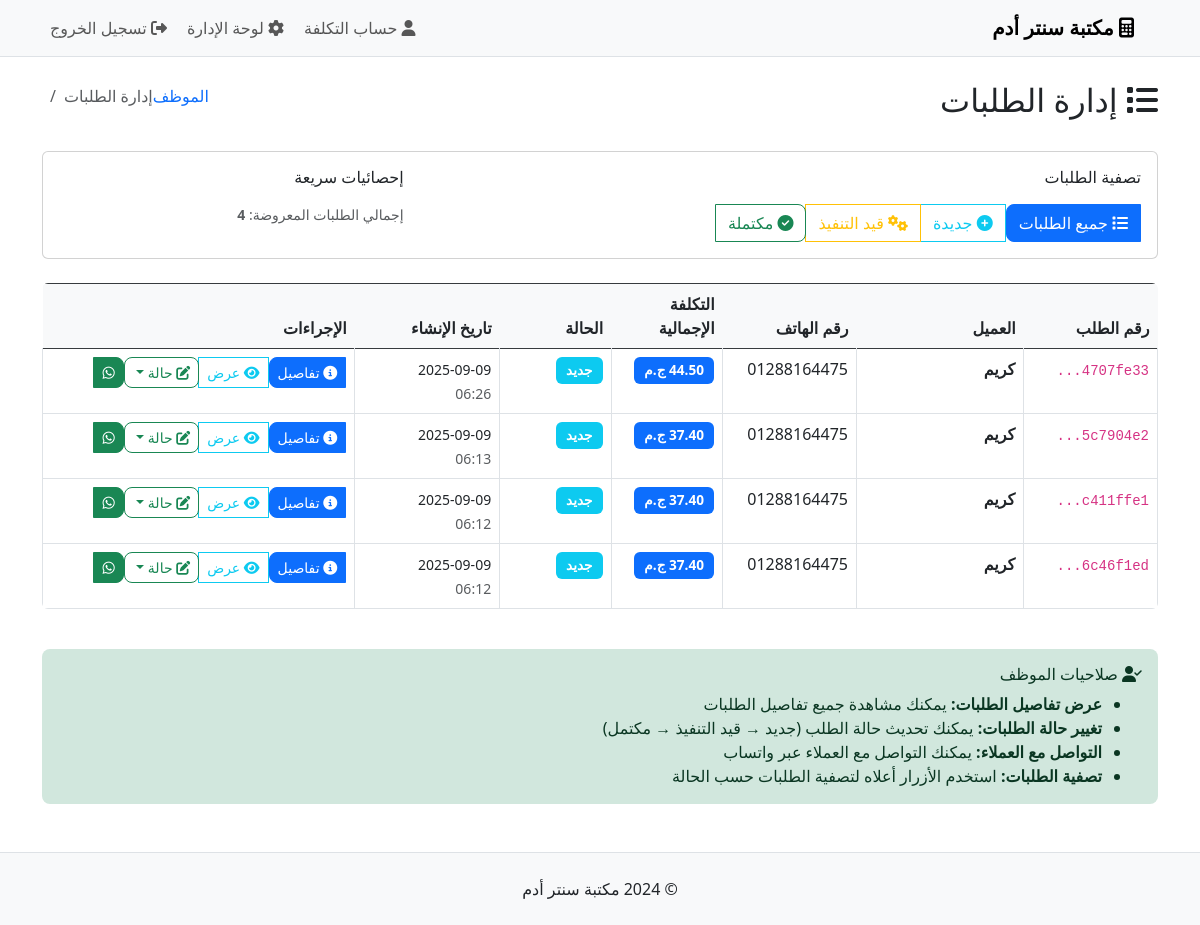
/employee/orders (signed in), run on the app's committed database.
### models.py (models this page shows, shortened)
class Order(db.Model):
    __tablename__ = 'orders'
    id = Column(Integer, primary_key=True)
    order_number = Column(String(36), unique=True, nullable=False, default=lambda: str(uuid.uuid4()))
    customer_name = Column(String(100))
    customer_phone = Column(String(20))
    total_cost = Column(Float, nullable=False)
    status = Column(String(20), default='new')  # new, in_progress, completed
    printing_type_id = Column(Integer, ForeignKey('printing_prices.id'))
    selected_addons = Column(Text)  # JSON string of selected addons
    created_at = Column(DateTime, default=datetime.utcnow)
    completed_at = Column(DateTime)
    employee_id = Column(Integer, ForeignKey('employees.id'))
    printing_type = relationship('PrintingPrice', backref='orders')
    employee = relationship('Employee', backref='orders')
    order_items = relationship('OrderItem', backref='order', lazy=True, cascade='all, delete-orphan')

### routes.py (the view)
@app.route('/employee/orders')
@login_required
def employee_orders():
    status_filter = request.args.get('status', 'all')
    page = request.args.get('page', 1, type=int)
    query = Order.query
    if status_filter != 'all':
        query = query.filter_by(status=status_filter)
    orders = query.order_by(Order.created_at.desc()).paginate(
        page=page, per_page=20, error_out=False
    )
    return render_template('employee/orders.html',
                         orders=orders,
                         status_filter=status_filter,
                         employee_name=session.get('employee_name', 'الموظف'))

### routes.py (called while the page is built)
def login_required(f):
    @wraps(f)
    def decorated_function(*args, **kwargs):
        if not session.get('admin_logged_in'):
            flash('يجب تسجيل الدخول للوصول لهذه الصفحة', 'error')
            return redirect(url_for('admin_login'))
        return f(*args, **kwargs)
    return decorated_function

### utils.py (called while the page is built)
def convert_utc_to_cairo(utc_datetime):
    if utc_datetime is None:
        return None
    cairo_tz = pytz.timezone('Africa/Cairo')
    utc_tz = pytz.UTC
    if utc_datetime.tzinfo is None:
        utc_datetime = utc_tz.localize(utc_datetime)
    cairo_datetime = utc_datetime.astimezone(cairo_tz)
    return cairo_datetime

def format_cairo_datetime(utc_datetime, format_string='%Y-%m-%d %H:%M'):
    if utc_datetime is None:
        return 'غير محدد'
    cairo_datetime = convert_utc_to_cairo(utc_datetime)
    return cairo_datetime.strftime(format_string)

### templates/employee/orders.html (shortened to what this page needs)
{% extends "base.html" %}
{% block content %}
<div class="d-flex justify-content-between align-items-center mb-4">
    <h2><i class="fas fa-list"></i> إدارة الطلبات</h2>
    <nav aria-label="breadcrumb">
        <ol class="breadcrumb">
            <li class="breadcrumb-item"><a href="{{ url_for('employee_dashboard') }}">الموظف</a></li>
            <li class="breadcrumb-item active">إدارة الطلبات</li>
        </ol>
    </nav>
</div>
<div class="card mb-4">
    <div class="card-body">
        <div class="row">
            <div class="col-md-8">
                <h6 class="mb-3">تصفية الطلبات</h6>
                <div class="btn-group" role="group">
                    <a href="{{ url_for('employee_orders') }}"
                       class="btn {% if status_filter == 'all' %}btn-primary{% else %}btn-outline-primary{% endif %}">
                        <i class="fas fa-list"></i> جميع الطلبات
                    </a>
                    <a href="{{ url_for('employee_orders', status='new') }}"
                       class="btn {% if status_filter == 'new' %}btn-info{% else %}btn-outline-info{% endif %}">
                        <i class="fas fa-plus-circle"></i> جديدة
                    </a>
                    <a href="{{ url_for('employee_orders', status='in_progress') }}"
                       class="btn {% if status_filter == 'in_progress' %}btn-warning{% else %}btn-outline-warning{% endif %}">
                        <i class="fas fa-cogs"></i> قيد التنفيذ
                    </a>
                    <a href="{{ url_for('employee_orders', status='completed') }}"
                       class="btn {% if status_filter == 'completed' %}btn-success{% else %}btn-outline-success{% endif %}">
                        <i class="fas fa-check-circle"></i> مكتملة
                    </a>
                </div>
            </div>
            <div class="col-md-4 text-end">
                <h6 class="mb-3">إحصائيات سريعة</h6>
                <p class="small text-muted mb-0">
                    إجمالي الطلبات المعروضة: <strong>{{ orders.total }}</strong>
                </p>
            </div>
        </div>
    </div>
</div>
{% if orders.items %}
<div class="table-responsive">
    <table class="table table-bordered table-hover">
        <thead class="table-dark">
            <tr>
                <th style="width: 12%;">رقم الطلب</th>
                <th style="width: 15%;">العميل</th>
                <th style="width: 12%;">رقم الهاتف</th>
                <th style="width: 10%;">التكلفة الإجمالية</th>
                <th style="width: 10%;">الحالة</th>
                <th style="width: 13%;">تاريخ الإنشاء</th>
                <th style="width: 28%;">الإجراءات</th>
            </tr>
        </thead>
        <tbody>
            {% for order in orders.items %}
            <tr>
                <td>
                    <code>{{ order.order_number[:8] }}...</code>
                </td>
                <td>
                    <strong>{{ order.customer_name or 'غير محدد' }}</strong>
                </td>
                <td>
                    {{ order.customer_phone or '-' }}
                </td>
                <td>
                    <span class="badge bg-primary">{{ "%.2f"|format(order.total_cost) }} ج.م</span>
                </td>
                <td>
                    {% if order.status == 'new' %}
                        <span class="badge bg-info">جديد</span>
                    {% elif order.status == 'in_progress' %}
                        <span class="badge bg-warning text-dark">قيد التنفيذ</span>
                    {% elif order.status == 'completed' %}
                        <span class="badge bg-success">مكتمل</span>
                    {% else %}
                        <span class="badge bg-secondary">{{ order.status }}</span>
                    {% endif %}
                </td>
                <td>
                    <small>{{ order.created_at|cairo_datetime('%Y-%m-%d') }}</small><br>
                    <small class="text-muted">{{ order.created_at|cairo_datetime('%H:%M') }}</small>
                </td>
                <td>
                    <div class="btn-group" role="group">
                        <a href="{{ url_for('admin_order_detail', order_number=order.order_number) }}"
                           class="btn btn-primary btn-sm" title="تفاصيل الطلب">
                            <i class="fas fa-info-circle"></i> تفاصيل
                        </a>
                        <a href="{{ url_for('track_order', order_number=order.order_number) }}"
                           class="btn btn-outline-info btn-sm" target="_blank" title="عرض للعميل">
                            <i class="fas fa-eye"></i> عرض
                        </a>
                        {% if order.status != 'completed' %}
                        <div class="dropdown">
                            <button class="btn btn-outline-success btn-sm dropdown-toggle"
                                    type="button"
                                    data-bs-toggle="dropdown"
                                    title="تغيير الحالة">
                                <i class="fas fa-edit"></i> حالة
                            </button>
                        </div>
                        {% else %}
                        <span class="btn btn-outline-secondary btn-sm disabled">
                            <i class="fas fa-check"></i> مكتمل
                        </span>
                        {% endif %}
                        {% if order.customer_phone %}
                        {% set clean_phone = order.customer_phone.replace(' ', '').replace('-', '').replace('(', '').replace(')', '') %}
                        {% if clean_phone.startswith('+') %}
                            {% set whatsapp_number = clean_phone %}
                        {% elif clean_phone.startswith('00') %}
                            {% set whatsapp_number = '+' + clean_phone[2:] %}
                        {% elif clean_phone.startswith('01') %}
                            {% set whatsapp_number = '+2' + clean_phone %}
                        {% else %}
                            {% set whatsapp_number = '+20' + clean_phone %}
                        {% endif %}
                        <a href="https://wa.me/{{ whatsapp_number }}?text=مرحباً، بخصوص طلب رقم {{ order.order_number }}"
                           class="btn btn-success btn-sm"
                           target="_blank" title="تواصل عبر واتساب ({{ whatsapp_number }})">
                            <i class="fab fa-whatsapp"></i>
                        </a>
                        {% endif %}
                    </div>
                </td>
            </tr>
            {% endfor %}
        </tbody>
    </table>
</div>
{% endif %}
<div class="alert alert-success mt-4">
    <h6 class="alert-heading">
        <i class="fas fa-user-check"></i> صلاحيات الموظف
    </h6>
    <ul class="mb-0">
        <li><strong>عرض تفاصيل الطلبات:</strong> يمكنك مشاهدة جميع تفاصيل الطلبات</li>
        <li><strong>تغيير حالة الطلبات:</strong> يمكنك تحديث حالة الطلب (جديد → قيد التنفيذ → مكتمل)</li>
        <li><strong>التواصل مع العملاء:</strong> يمكنك التواصل مع العملاء عبر واتساب</li>
        <li><strong>تصفية الطلبات:</strong> استخدم الأزرار أعلاه لتصفية الطلبات حسب الحالة</li>
    </ul>
</div>
{% endblock %}

### static/css/style.css (style rules this page uses)
body { font-family: 'Segoe UI', Tahoma, Geneva, Verdana, sans-serif; background-color: #ffffff; color: #212529; }
[dir="rtl"] { text-align: right; }
.card { transition: all 0.3s ease; }
.btn { border-radius: 8px; font-weight: 500; }
.table { border-radius: 0.375rem; overflow: hidden; }
.table th { background-color: #f8f9fa; border: none; font-weight: 600; color: #212529; }
.badge { font-size: 0.85em; padding: 0.5em 0.75em; }
.alert { border-radius: 8px; border: none; }
.breadcrumb { background-color: transparent; padding: 0; margin-bottom: 1rem; }
.breadcrumb-item a { color: #0d6efd; text-decoration: none; }

### data on the page
Order: order_number "4707fe33", customer_name "كريم", customer_phone "01288164475", total_cost "44.50", status "جديد", created_at|cairo_datetime "2025-09-09", created_at|cairo_datetime "06:26"
Order: order_number "5c7904e2", customer_name "كريم", customer_phone "01288164475", total_cost "37.40", status "جديد", created_at|cairo_datetime "2025-09-09", created_at|cairo_datetime "06:13"
Order: order_number "c411ffe1", customer_name "كريم", customer_phone "01288164475", total_cost "37.40", status "جديد", created_at|cairo_datetime "2025-09-09", created_at|cairo_datetime "06:12"
Order: order_number "6c46f1ed", customer_name "كريم", customer_phone "01288164475", total_cost "37.40", status "جديد", created_at|cairo_datetime "2025-09-09", created_at|cairo_datetime "06:12"

### other printed values
{{ orders.total }} "4"
